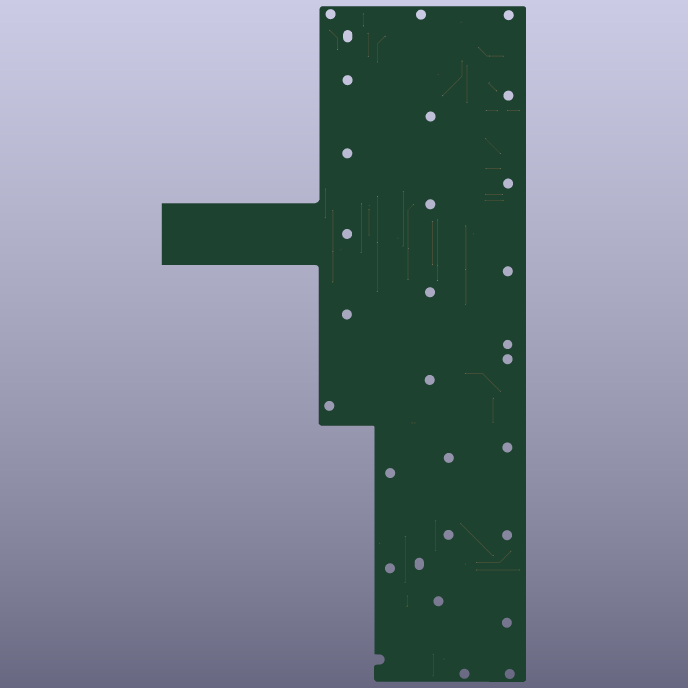
#> input picture a1200/fab/render-bottom.png, 1376 x 1376 px (shown at 1/2 size)
$ python features.py ../../a1200/fab/render-bottom.png out
#> lines starting #> are read from the running program, lines starting #| are printed output that depends on the picture; after the words box and inside, x2 and y2 are one past the last pixel; in counts of white or black regions, pixels touching at a corner belong together
"""Extract outline, holes and carbon pads from the stitched front image (mm, front frame)."""
import json
import sys
import cv2
import numpy as np

PX = 600 / 25.4
img = cv2.imread(sys.argv[1])
#> img is the input picture: shape (1376, 1376, 3); mean B, G, R 145.1, 132.5, 121.9
outdir = sys.argv[2]
hsv = cv2.cvtColor(img, cv2.COLOR_BGR2HSV)
#> hsv: shape (1376, 1376, 3); mean H, S, V 107.3, 66.2, 150.5
H, W = img.shape[:2]
#> H = 1376; W = 1376

# ---- outline -----------------------------------------------------------
film = ((hsv[..., 1] > 45) & (hsv[..., 0] > 50) & (hsv[..., 0] < 105)).astype(np.uint8)
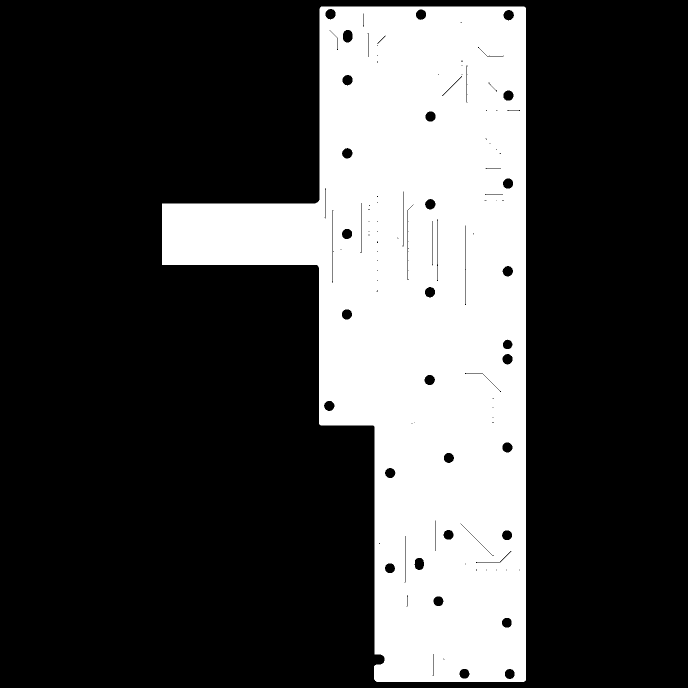
#> film: shape (1376, 1376) (shown at 1/2 size); values 0 (black) and 1 (white), 27.9% white; 1 white region, box (x1, y1, x2, y2) and area: (324, 13, 1052, 1364) 528853
film = cv2.morphologyEx(film, cv2.MORPH_CLOSE, np.ones((21, 21), np.uint8))
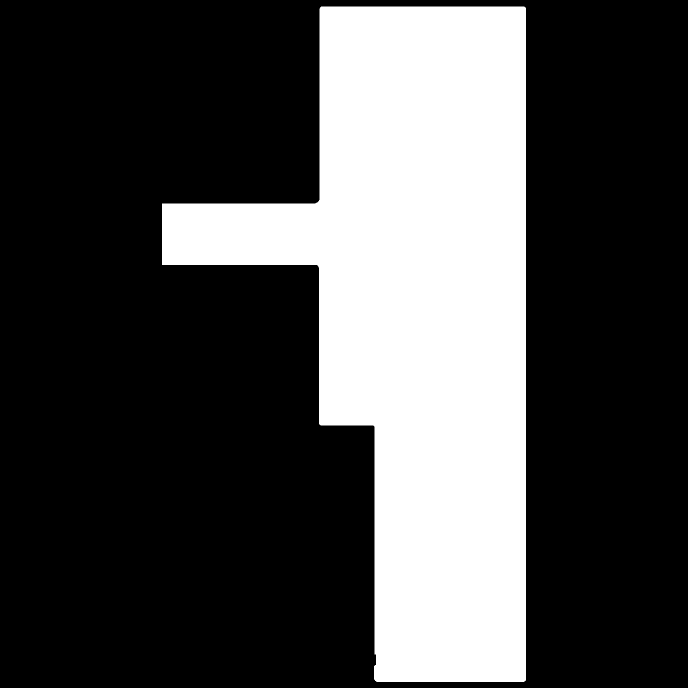
#> film: shape (1376, 1376) (shown at 1/2 size); values 0 (black) and 1 (white), 28.6% white; 1 white region, box (x1, y1, x2, y2) and area: (324, 13, 1052, 1364) 540567
n, lab, st, _ = cv2.connectedComponentsWithStats(film, 8)
#> lab: shape (1376, 1376) int32; values 0 (black) and 1 (white), 28.6% white; 1 white region
#> n = 2; st = [[0, 0, 1376, 1376, 1352809], [324, 13, 728, 1351, 540567]]
big = 1 + np.argmax(st[1:, cv2.CC_STAT_AREA])
#> big = 1
mem = (lab == big).astype(np.uint8)
cnts, hier = cv2.findContours(mem, cv2.RETR_EXTERNAL, cv2.CHAIN_APPROX_NONE)
#> cnts = 1 contour; box (x1, y1, x2, y2) and area: (324, 13, 1052, 1364) 538501
outer = max(cnts, key=cv2.contourArea)
#> outer = contour of 4130 points, box (x1, y1, x2, y2) (324, 13, 1052, 1364), area 538501
mem = np.zeros_like(mem); cv2.drawContours(mem, [outer], -1, 1, -1)
poly = cv2.approxPolyDP(outer, 0.15 * PX, True)[:, 0, :] / PX
#> poly = 15 rows, first 8: [27.18, 0.55], [27.01, 16.98], [26.67, 17.23], [13.72, 17.23], [13.72, 22.39], [26.92, 22.48], [27.01, 35.9], [31.71, 36.11]
x, y, w, h = cv2.boundingRect(outer)
#> x = 324; y = 13; w = 728; h = 1351
print(f"membrane bbox: {w/PX:.2f} x {h/PX:.2f} mm, area {cv2.contourArea(outer)/PX**2:.0f} mm^2, outline vertices {len(poly)}")
#| membrane bbox: 30.82 x 57.19 mm, area 965 mm^2, outline vertices 15

# ---- pads (dark grey carbon) ----------------------------------------------
dark = ((hsv[..., 2] < 125) & (hsv[..., 1] < 110)).astype(np.uint8) & mem
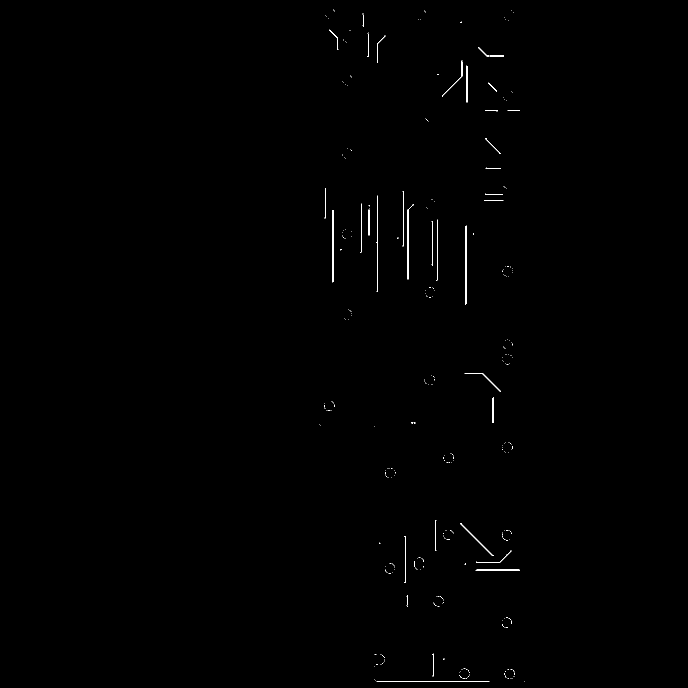
#> dark: shape (1376, 1376) (shown at 1/2 size); values 0 (black) and 1 (white), 0.28% white in thin lines or dots, all inside (x1, y1, x2, y2) = (638, 19, 1050, 1364)
dark = cv2.morphologyEx(dark, cv2.MORPH_OPEN, np.ones((5, 5), np.uint8))
#> dark: shape (1376, 1376); every value is 0
n, lab, st, cen = cv2.connectedComponentsWithStats(dark, 8)
#> lab: shape (1376, 1376) int32; every value is 0
#> n = 1; st = [[0, 0, 1376, 1376, 1893376]]; cen = [[687.5, 687.5]]
pads = []
for i in range(1, n):
    a = st[i, cv2.CC_STAT_AREA] / PX**2
    if not 6 < a < 20:
        continue
    m = (lab[st[i, 1]:st[i, 1] + st[i, 3], st[i, 0]:st[i, 0] + st[i, 2]] == i).astype(np.uint8)
    c, _ = cv2.findContours(m, cv2.RETR_EXTERNAL, cv2.CHAIN_APPROX_NONE)
    (rcx, rcy), (rw, rh), ang = cv2.minAreaRect(c[0])
    pads.append(dict(x=cen[i][0] / PX, y=cen[i][1] / PX, area=a, w=max(rw, rh) / PX, h=min(rw, rh) / PX, ang=ang))
#> after the loop, pads = []
areas = np.array([p["area"] for p in pads])
#> areas = empty array
#> (the run stopped early here; a loop or call above may not have finished)
